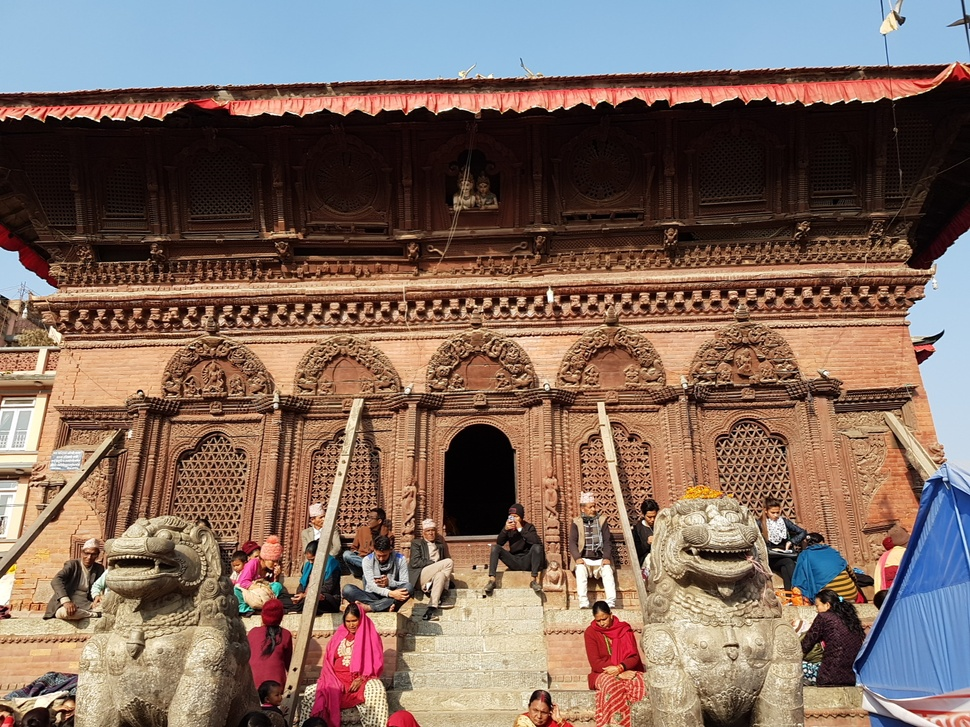
#> input picture reconstruct/1.jpg, 970 x 727 px, shrunk from 1440 x 1080 before the run
$ jupyter execute --allow-errors day-4-reconstruct-3d.ipynb   (shell and % lines are left out)
#> lines starting #> are read from the running program, lines starting #| are printed output that depends on the picture
[cell 1]
import numpy as np
import cv2
import matplotlib.pyplot as plt

[cell 2]
img1 = cv2.imread('reconstruct/1.jpg', 0)
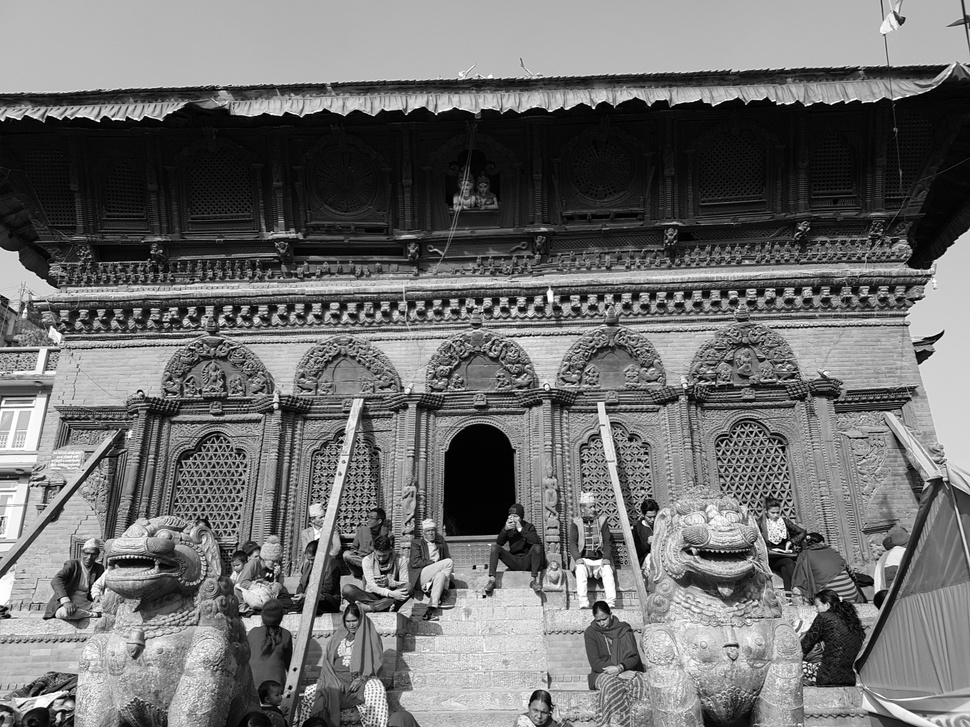
#> img1: shape (727, 970); min 0, max 255, mean 111.1
img2 = cv2.imread('reconstruct/2.jpg', 0)
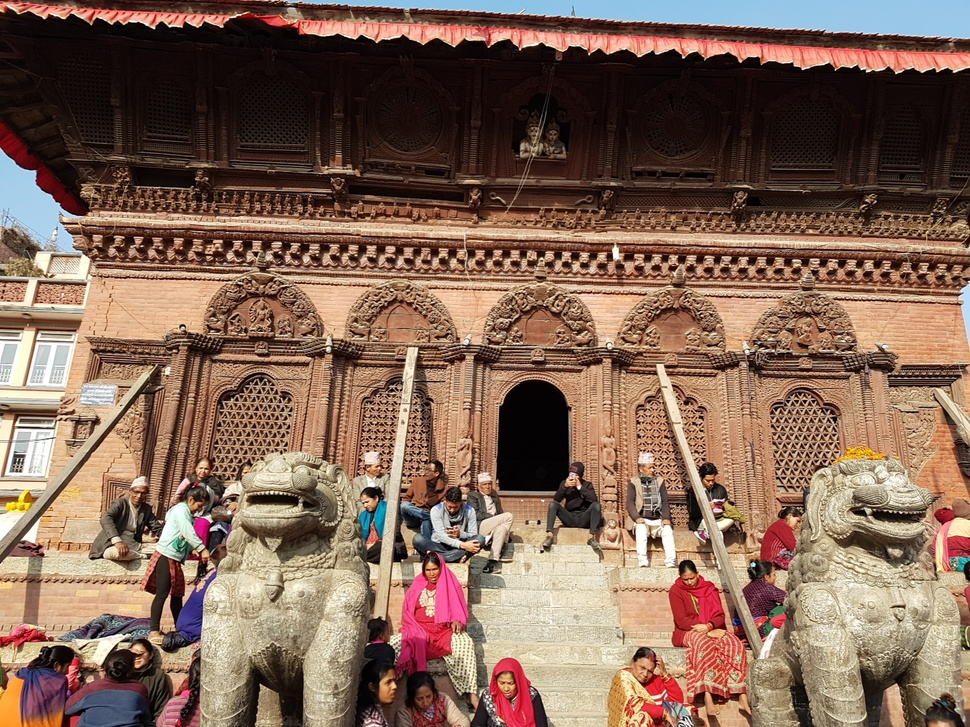
#> input picture reconstruct/2.jpg, 970 x 727 px, shrunk from 1440 x 1080 before the run
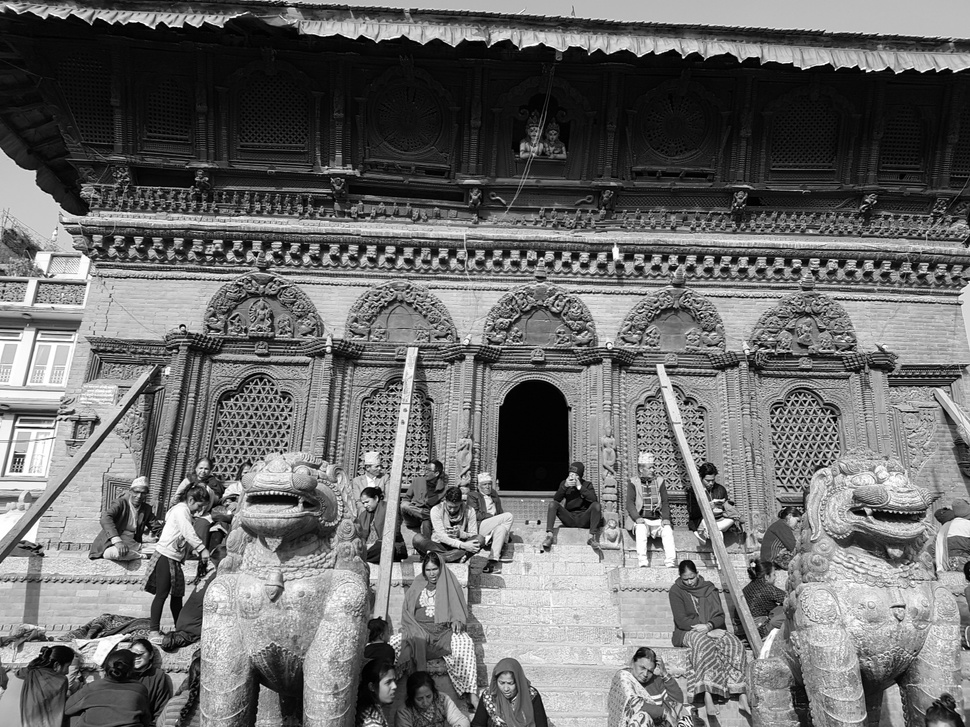
#> img2: shape (727, 970); min 0, max 255, mean 109
img3 = cv2.imread('reconstruct/3.jpg', 0)
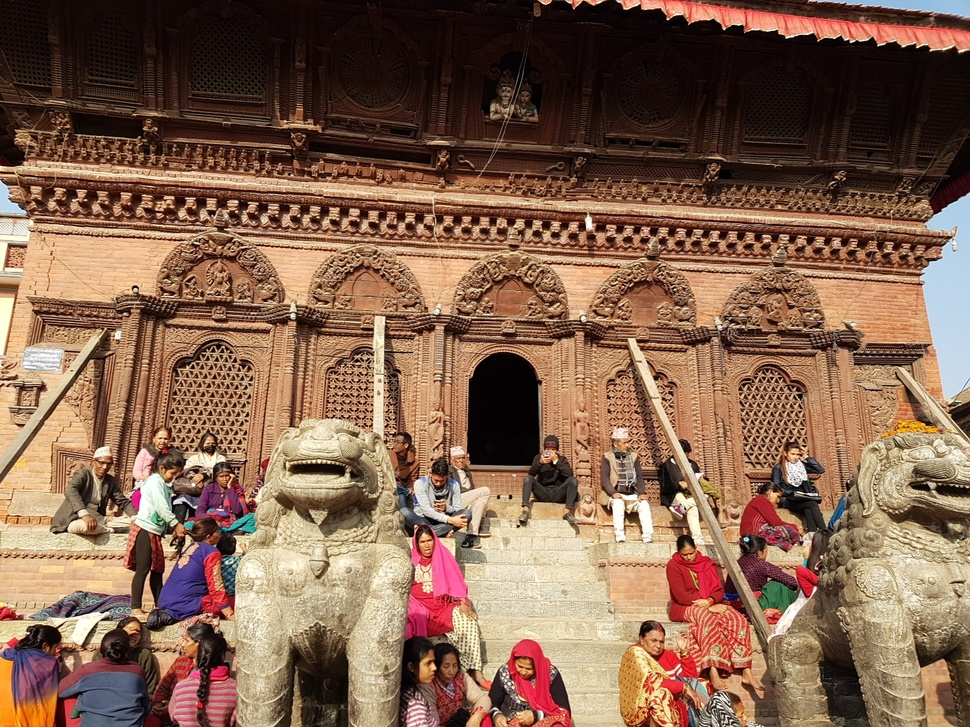
#> input picture reconstruct/3.jpg, 970 x 727 px, shrunk from 1440 x 1080 before the run
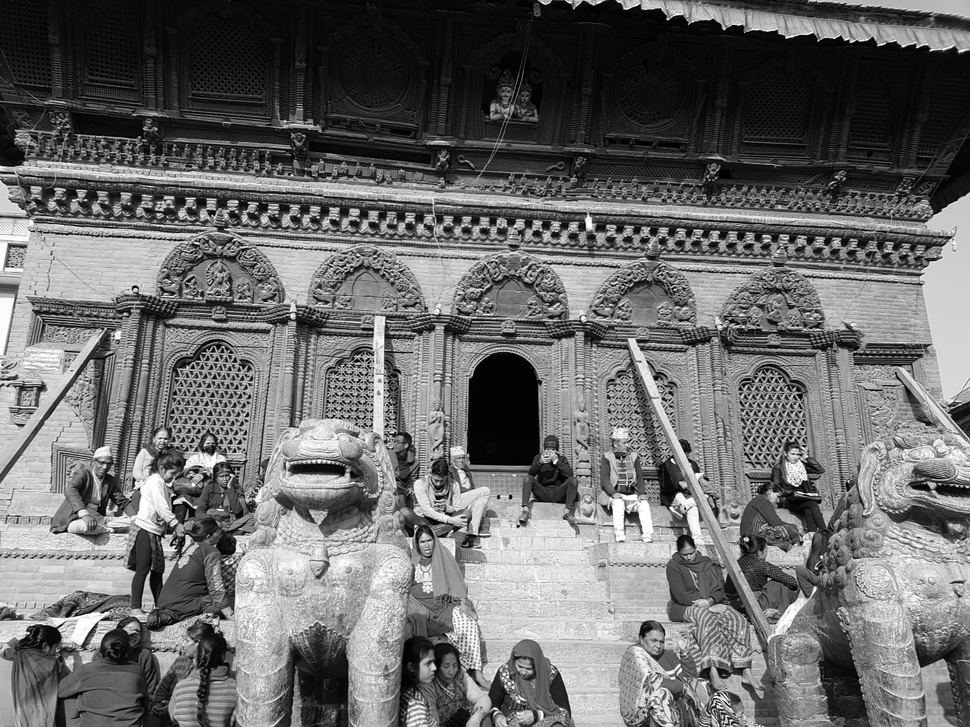
#> img3: shape (727, 970); min 0, max 255, mean 107.2

figure = plt.figure(figsize=(10.0, 3.0))
plt.subplot(131)
plt.imshow(img1)

plt.subplot(132)
plt.imshow(img2)

plt.subplot(133)
plt.imshow(img3)

plt.show()

[cell 3]
# Initiate SIFT detector
sift = cv2.xfeatures2d.SIFT_create()

[cell 4]
# find the keypoints and descriptors with SIFT
kp1, des1 = sift.detectAndCompute(img1, None)
#> kp1 = 6788 keypoints; strongest (x, y, size): (593, 108, 2), (484, 596, 2.2), (519, 529, 2.7), (267, 574, 1.9)
kp2, des2 = sift.detectAndCompute(img2, None)
#> kp2 = 7320 keypoints; strongest (x, y, size): (542, 552, 2.1), (579, 487, 2.7), (683, 57, 1.8), (753, 565, 2.7)
kp2, des3 = sift.detectAndCompute(img3, None)
#> kp2 = 7759 keypoints; strongest (x, y, size): (518, 526, 2), (672, 460, 2.1), (554, 463, 2), (510, 497, 2.6)

print("# kps: {}, descriptors: {}".format(len(kp1), des1.shape))
#| # kps: 6788, descriptors: (6788, 128)

[cell 5]
# BFMatcher with default params
bf = cv2.BFMatcher()
matches12 = bf.knnMatch(des1, des2, k=2)
#> matches12 = 6788 matches

[cell 6]
# Apply ratio test
good12 = []
for m,n in matches12:
    if m.distance > 0.75 * n.distance:
        good12.append([m])
#> after the loop, good12 = 4568 matches

[cell 7]
# cv2.drawMatchesKnn expects list of lists as matches.
img12 = cv2.drawMatchesKnn(img1,kp1, img2,kp2, good12[:50],None,flags=2)
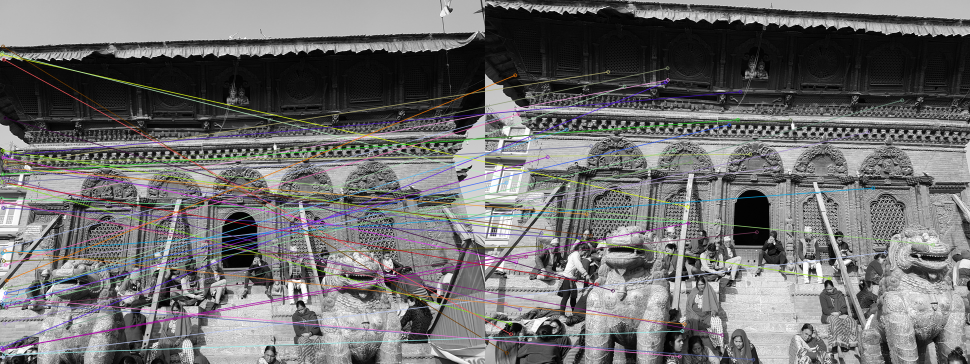
#> img12: shape (727, 1940, 3) (shown at 1/2 size); mean of channels 0, 1, 2 111.3, 110.8, 111.6; drawn as B, G, R


figure = plt.figure(figsize=(20.0, 5.0))
plt.imshow(img12)
plt.show()
